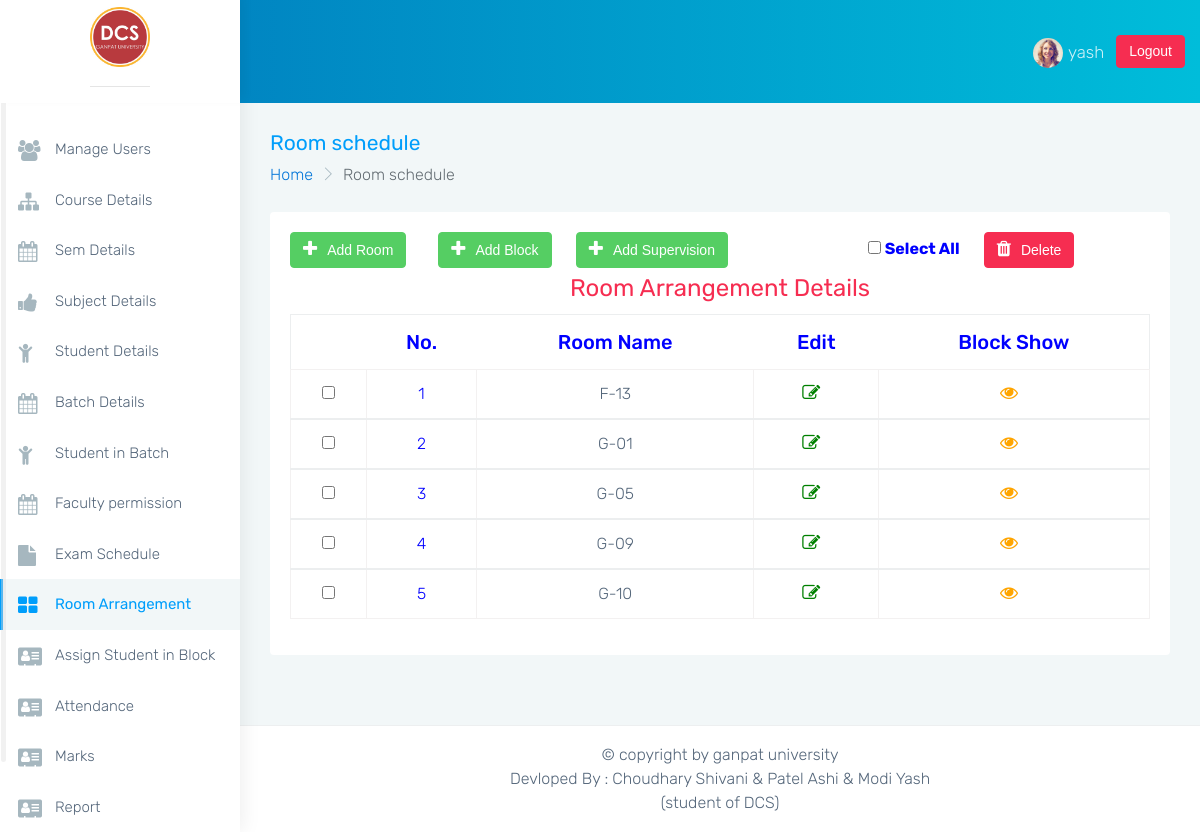
The page /admin/room_arrangement.php (signed in) on the database its author committed.
### tables this page shows
CREATE TABLE `faculty` (
  `f_id` int(255) NOT NULL,
  `f_code` varchar(20) NOT NULL,
  `f_name` varchar(50) NOT NULL,
  `f_password` varchar(30) NOT NULL,
  `f_type` varchar(10) NOT NULL,
  `f_jod` date NOT NULL,
  `f_post` varchar(50) NOT NULL,
  `f_mail` varchar(50) NOT NULL,
  `f_mobile` varchar(13) NOT NULL
);

CREATE TABLE `room_arrangement` (
  `r_id` int(255) NOT NULL,
  `r_name` varchar(10) NOT NULL
);

### admin/room_arrangement.php (the view, shortened to what this page needs)
<?php
	$s = $_SESSION["user"];
	if($s == TRUE)
	{
?>
<!DOCTYPE html>
<html lang="en">
<head>
    <link href="../assets/plugins/bootstrap/css/bootstrap.min.css" rel="stylesheet">
    <link href="css/style.css" rel="stylesheet">
    <link href="css/colors/blue.css" id="theme" rel="stylesheet">
</head>
<body class="fix-header fix-sidebar card-no-border">
    <div id="main-wrapper">
        <header class="topbar">
            <nav class="navbar top-navbar navbar-toggleable-sm navbar-light">
                <div class="navbar-header">
                    <a class="navbar-brand" href="main.php">
                        <b>
                            <img src="../image/dcs1.jpg" height="60px" width="60px" alt="homepage"  />
                        </b>
                        <hr>
                    </a>
                </div>
                <div class="navbar-collapse">
                   <?php include_once '../admin/logdetail.php';?>
                </div>
            </nav>
        </header>
			<?php include '../admin/navigation.php';?>
        <div class="page-wrapper">
            <div class="container-fluid">
                <div class="row page-titles">
                    <div class="col-md-6 col-8 align-self-center">
                        <h3 class="text-themecolor m-b-0 m-t-0">Room schedule</h3>
                        <ol class="breadcrumb">
                            <li class="breadcrumb-item"><a href="../admin/main.php">Home</a></li>
                            <li class="breadcrumb-item active">Room schedule</li>
                        </ol>
                    </div>
                </div>
				<div class="row">
                    <div class="col-12">
                        <div class="card">
                            <div class="card-block">
                                <div class="row">
									<div class="col-md-2">
										<button class="btn btn-success"><a href="../admin/room_arrangement_add.php" style="color:white;text-decoration:none;"><i class="fa fa-plus m-r-10" style="font-size:18px;text-align:center" aria-hidden="true"></i>Add Room</a></button>
                                      </div>
									<div class="col-md-6">
										 <button class="btn btn-success"><a href="../admin/block_arrangement_multiple_add.php" style="color:white;text-decoration:none;"><i class="fa fa-plus m-r-10" style="font-size:18px;text-align:center" aria-hidden="true"></i>Add Block</a></button>
                                         <button class="btn btn-success"><a href="../admin/supervision_add.php" style="color:white;text-decoration:none;"><i class="fa fa-plus m-r-10" style="font-size:18px;text-align:center" aria-hidden="true"></i>Add Supervision</a></button>
                                        </div>
                                        <form action="room_arrangement_delete.php" method="post">
                                        <input type="checkbox" id="checkAl" ><b><b style="color:blue;"> Select All</b></b>
                                             <button type="submit" class="btn btn-danger" name="del" ><i class="fa fa-trash m-r-10" style="font-size:18px" aria-hidden="true"></i>Delete</button>
									<div class="col-md-2"></div>
                                            </div>
								<div class="row">
									<div class="col-md-12"></div>
								</div><div class="row">
									<div class="col-md-12">
										<h2 class="text-danger text-center">Room Arrangement Details</h2>
										<table class="table table-bordered" style="text-align:center;">
											<thead><b>
												<tr style="color:blue;font-size:20px;">
                                                    <th></th>
													<th  style="text-align:center;">No.</th>
                                                    <th  style="text-align:center;">Room Name</th>
                                                    <th  style="text-align:center;">Edit</th>
                                                    <th  style="text-align:center;">Block Show</th>
												</tr>
											</b></thead>
											<?php
                                                $no=1;
                                                include '../admin/connection.php';
												$sql = "select * from room_arrangement order by r_name;";
												$result = mysqli_query($con,$sql);
												while($row=mysqli_fetch_assoc($result))
												{
											?>
											<tbody>
												<tr>
                                                <td><input type="checkbox" id="checkItem" name="check[]" value="<?php echo $row["r_id"]; ?>"></td>
													<td style="color:blue;"><?php echo $no;?></td>
													<td><?php echo $row['r_name'];?></td>
                                                    <td><a href="room_arrangement_update.php?id=<?php echo $row['r_id'];?>" style="color:green;text-decoration:none;"><i class="fa fa-edit m-r-10" style="font-size:18px;color:green;" aria-hidden="true"></i></a></td>
                                                    <td><a href="block_arrangement_show.php?id=<?php echo $row['r_id'];?>" style="color:orange;text-decoration:none;"><i class="fa fa-eye m-r-10" style="font-size:18px;color:orange;" aria-hidden="true"></i></a></td>
												</tr>
											<?php
                                                    $no++;
												}
											?>
											</tbody>
										</table>
									</div>
								</div>
                            </div>
                        </div>
                    </div>
                </div>
            </div>
				<?php include '../include/footer.php';?>
        </div>
    </div>
</body>
</html>
<?php
	}
	else
	{
		header('location:index.php');
	}
?>

### admin/logdetail.php
<?php
include '../admin/connection.php';
$qry = "select f_name from faculty where f_code='$s' or f_name='$s' or f_mobile='$s' or f_mail='$s';";
$result = mysqli_query($con,$qry);
while($row=mysqli_fetch_assoc($result))
{
?> <ul class="navbar-nav my-lg-0">
 <li class="nav-item dropdown">
     <a class="nav-link dropdown-toggle text-muted waves-effect waves-dark" href="" data-toggle="dropdown" aria-haspopup="true" aria-expanded="false">
         <img src="../assets/images/users/2.jpg" alt="user" class="profile-pic m-r-5" /><?php echo $row['f_name'];?>
         <a href="../admin/logout.php"><button class="btn btn-danger">Logout</button></a>
     </a>
 </li>
</ul>
<?php } ?>

### admin/css/colors/blue.css (style rules this page uses)
.topbar { background: #009efb; background: -moz-linear-gradient(left, #0178bc 0%, #00bdda 100%); background: -webkit-linear-gradient(left, #0178bc 0%, #00bdda 100%); background: linear-gradient(to right, #0178bc 0%, #00bdda 100%); }
.topbar .navbar-header { background: #ffffff; box-shadow: 4px -4px 10px rgba(0, 0, 0, 0.05); }
.topbar .navbar-light .navbar-nav .nav-item > a.nav-link { color: rgba(255, 255, 255, 0.8) !important; }
.text-themecolor { color: #009efb !important; }

### rows shown on the page
faculty: f_name "yash"
room_arrangement: r_name "F-13"
room_arrangement: r_name "G-01"
room_arrangement: r_name "G-05"
room_arrangement: r_name "G-09"
room_arrangement: r_name "G-10"
